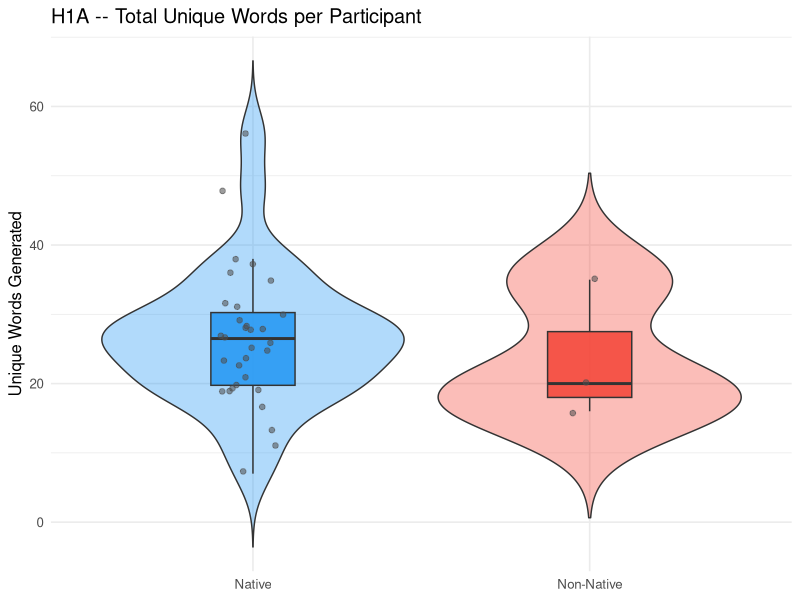
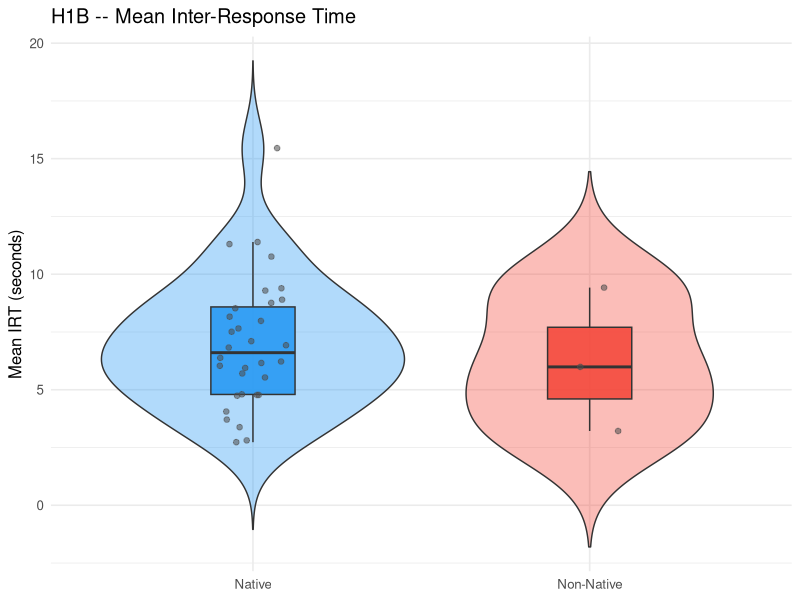
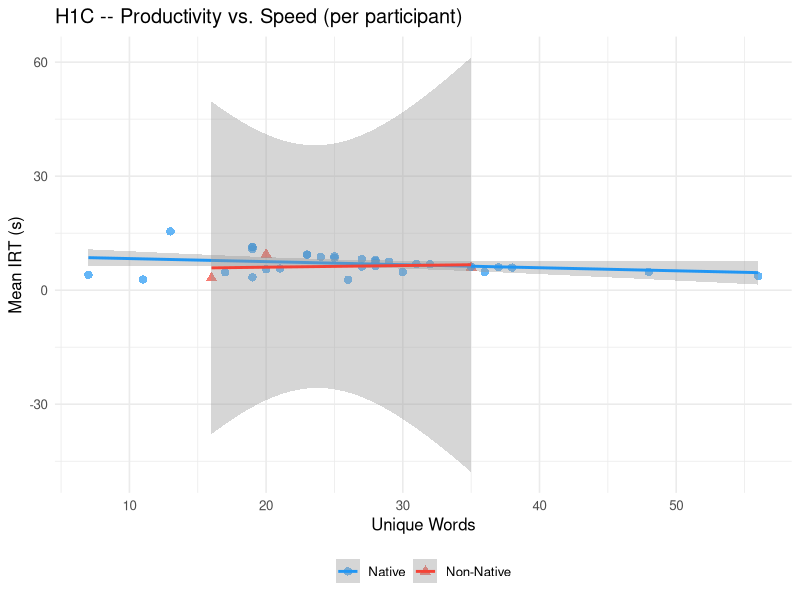
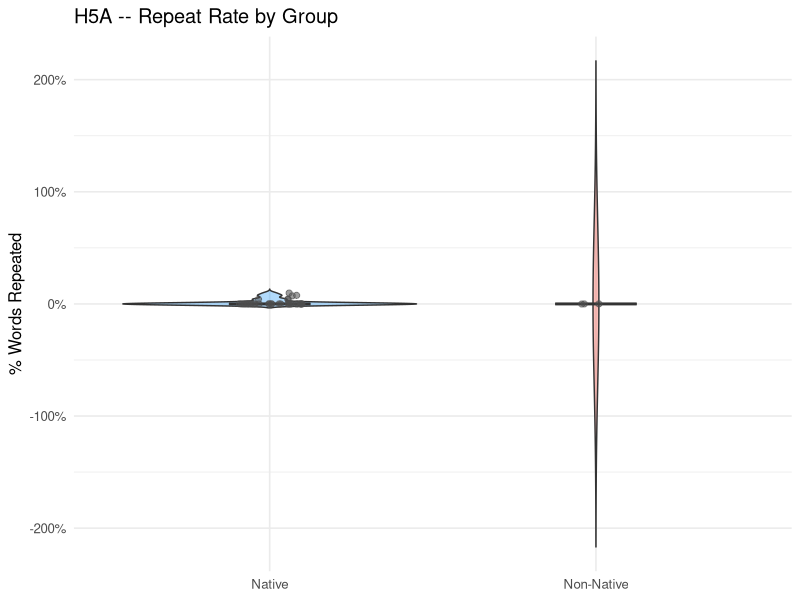
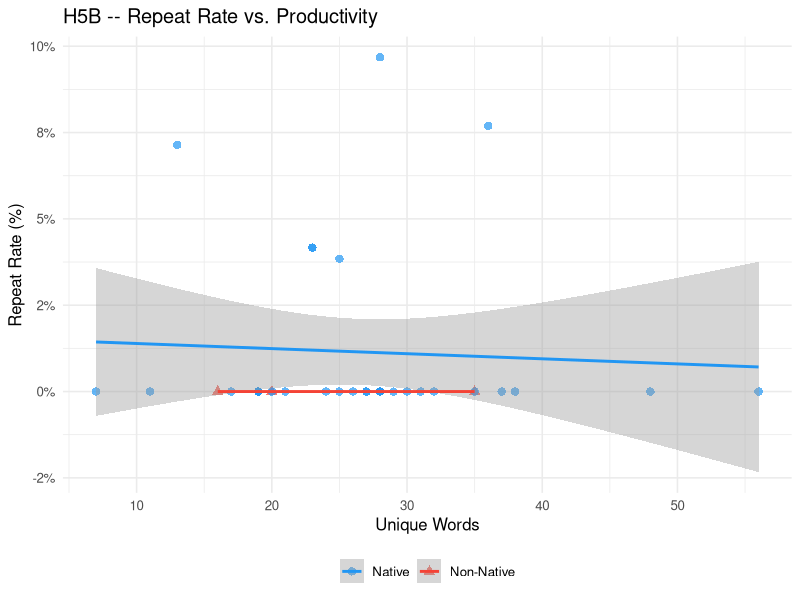
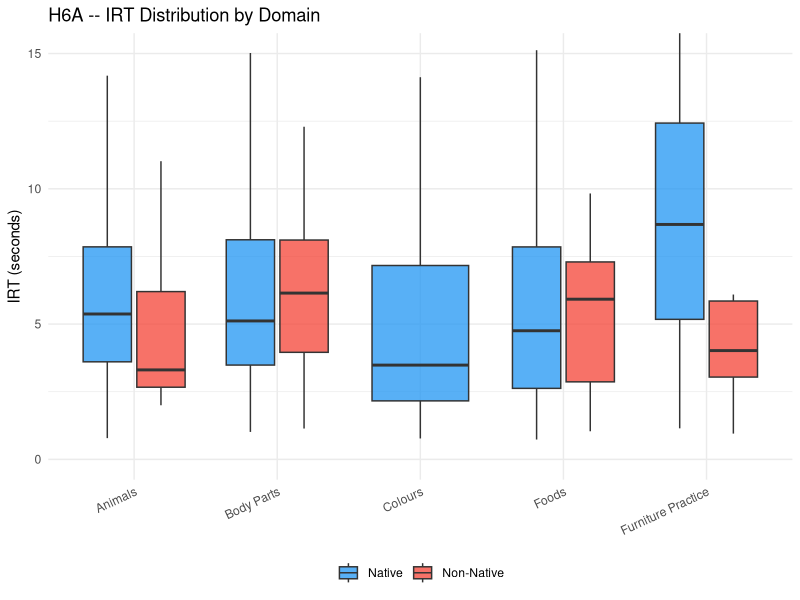
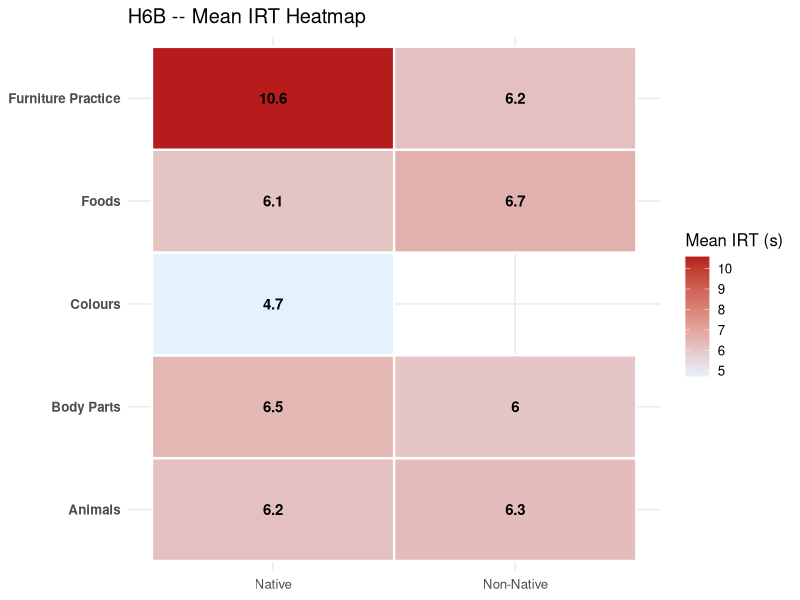
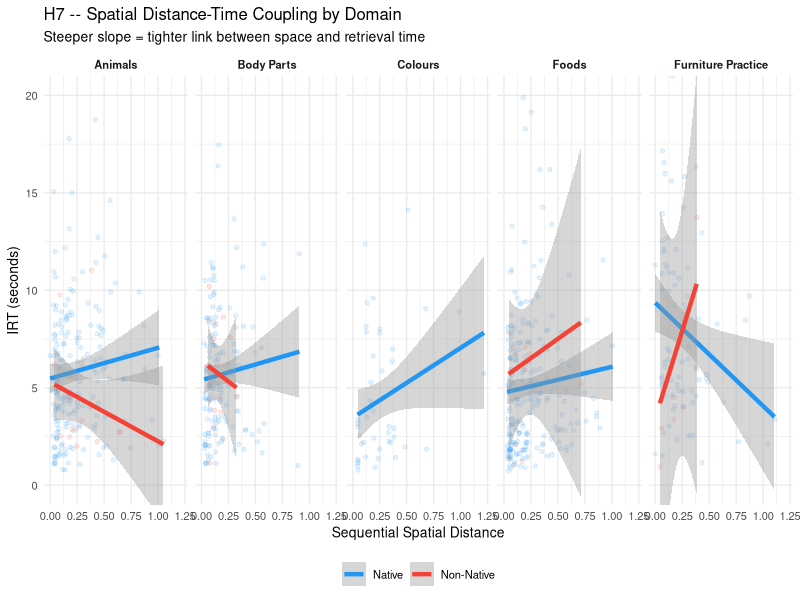

These figures' R source, in order:
## ---- chunk 1
knitr::opts_chunk$set(echo = TRUE, warning = FALSE, message = FALSE,
                      fig.align = "center")
## ---- chunk 2
# -- Libraries ------------------------------------------------------------------
library(dplyr)
library(readr)
library(stringr)
library(ggplot2)
library(scales)
library(tidyr)

# -- Load Data ------------------------------------------------------------------
df_raw <- read_csv("final_dataset.csv")

# -- Filters & Feature Engineering ---------------------------------------------
df <- df_raw %>%
  mutate(
    state_ut = str_trim(state_ut),
    language  = str_to_lower(str_trim(language))
  ) %>%
  filter(language != "english") %>%
  mutate(
    Native_Status = ifelse(
      state_ut %in% c("Kerala", "Telangana", "Andhra Pradesh"),
      "Non-Native", "Native"
    ),
    Native_Status = factor(Native_Status, levels = c("Native", "Non-Native"))
  ) %>%
  group_by(subject_id, domain) %>%
  mutate(
    tag          = row_number(),
    IRT_ms       = latency_ms,
    rt           = cumsum(latency_ms),
    Prev_X       = lag(x_norm),
    Prev_Y       = lag(y_norm),
    Seq_Distance = sqrt((x_norm - Prev_X)^2 + (y_norm - Prev_Y)^2)
  ) %>%
  ungroup()

# Shared colour palette (colour-blind friendly)
pal <- c("Native" = "#2196F3", "Non-Native" = "#F44336")
## ---- chunk 3
h1_data <- df %>%
  group_by(subject_id, Native_Status) %>%
  summarise(
    Unique_Words = n_distinct(word),
    Mean_IRT_s   = mean(IRT_ms, na.rm = TRUE) / 1000,
    .groups = "drop"
  )
## ---- chunk 4
ggplot(h1_data, aes(x = Native_Status, y = Unique_Words, fill = Native_Status)) +
  geom_violin(alpha = 0.35, trim = FALSE) +
  geom_boxplot(width = 0.25, outlier.shape = NA, alpha = 0.85) +
  geom_jitter(width = 0.1, size = 1.6, alpha = 0.55, colour = "grey30") +
  scale_fill_manual(values = pal) +
  theme_minimal(base_size = 12) +
  theme(legend.position = "none") +
  labs(title = "H1A -- Total Unique Words per Participant",
       y = "Unique Words Generated", x = NULL)
## ---- chunk 5
ggplot(h1_data, aes(x = Native_Status, y = Mean_IRT_s, fill = Native_Status)) +
  geom_violin(alpha = 0.35, trim = FALSE) +
  geom_boxplot(width = 0.25, outlier.shape = NA, alpha = 0.85) +
  geom_jitter(width = 0.1, size = 1.6, alpha = 0.55, colour = "grey30") +
  scale_fill_manual(values = pal) +
  theme_minimal(base_size = 12) +
  theme(legend.position = "none") +
  labs(title = "H1B -- Mean Inter-Response Time",
       y = "Mean IRT (seconds)", x = NULL)
## ---- chunk 6
ggplot(h1_data, aes(x = Unique_Words, y = Mean_IRT_s,
                    colour = Native_Status, shape = Native_Status)) +
  geom_point(size = 2.5, alpha = 0.7) +
  geom_smooth(method = "lm", se = TRUE, linewidth = 1) +
  scale_colour_manual(values = pal) +
  theme_minimal(base_size = 12) +
  theme(legend.position = "bottom") +
  labs(title = "H1C -- Productivity vs. Speed (per participant)",
       x = "Unique Words", y = "Mean IRT (s)",
       colour = NULL, shape = NULL)
## ---- chunk 7
h5_data <- df %>%
  group_by(subject_id, Native_Status) %>%
  summarise(
    Total_Words  = n(),
    Unique_Words = n_distinct(word),
    Repeat_Rate  = (Total_Words - Unique_Words) / Total_Words,
    .groups = "drop"
  )
## ---- chunk 8
ggplot(h5_data, aes(x = Native_Status, y = Repeat_Rate, fill = Native_Status)) +
  geom_violin(alpha = 0.35, trim = FALSE) +
  geom_boxplot(width = 0.25, outlier.shape = NA, alpha = 0.85) +
  geom_jitter(width = 0.1, size = 1.8, alpha = 0.55, colour = "grey30") +
  scale_y_continuous(labels = percent_format(accuracy = 1)) +
  scale_fill_manual(values = pal) +
  theme_minimal(base_size = 12) +
  theme(legend.position = "none") +
  labs(title = "H5A -- Repeat Rate by Group",
       y = "% Words Repeated", x = NULL)
## ---- chunk 9
ggplot(h5_data, aes(x = Unique_Words, y = Repeat_Rate,
                    colour = Native_Status, shape = Native_Status)) +
  geom_point(size = 2.5, alpha = 0.7) +
  geom_smooth(method = "lm", se = TRUE, linewidth = 1) +
  scale_colour_manual(values = pal) +
  scale_y_continuous(labels = percent_format(accuracy = 1)) +
  theme_minimal(base_size = 12) +
  theme(legend.position = "bottom") +
  labs(title = "H5B -- Repeat Rate vs. Productivity",
       x = "Unique Words", y = "Repeat Rate (%)",
       colour = NULL, shape = NULL)
## ---- chunk 10
h6_data <- df %>%
  mutate(IRT_s  = IRT_ms / 1000,
         domain = str_to_title(str_replace_all(domain, "-", " ")))

h6_mean <- h6_data %>%
  group_by(domain, Native_Status) %>%
  summarise(Mean_IRT_s = mean(IRT_s, na.rm = TRUE), .groups = "drop")
## ---- chunk 11
ggplot(h6_data, aes(x = domain, y = IRT_s, fill = Native_Status)) +
  geom_boxplot(outlier.shape = NA, alpha = 0.75) +
  coord_cartesian(ylim = c(0, 15)) +
  scale_fill_manual(values = pal) +
  theme_minimal(base_size = 11) +
  theme(axis.text.x = element_text(angle = 25, hjust = 1),
        legend.position = "bottom") +
  labs(title = "H6A -- IRT Distribution by Domain",
       y = "IRT (seconds)", x = NULL, fill = NULL)
## ---- chunk 12
ggplot(h6_mean, aes(x = Native_Status, y = domain, fill = Mean_IRT_s)) +
  geom_tile(colour = "white", linewidth = 0.8) +
  geom_text(aes(label = round(Mean_IRT_s, 1)), size = 3.8, fontface = "bold") +
  scale_fill_gradient(low = "#E3F2FD", high = "#B71C1C",
                      name = "Mean IRT (s)") +
  theme_minimal(base_size = 12) +
  theme(axis.text.y = element_text(face = "bold")) +
  labs(title = "H6B -- Mean IRT Heatmap",
       x = NULL, y = NULL)
## ---- chunk 13
h7_sub <- df %>%
  filter(!is.na(Seq_Distance), !is.na(IRT_ms)) %>%
  mutate(IRT_s = IRT_ms / 1000)

ggplot(h7_sub, aes(x = Seq_Distance, y = IRT_s, colour = Native_Status)) +
  geom_point(alpha = 0.12, size = 1.2) +
  geom_smooth(method = "lm", se = TRUE, linewidth = 1.5) +
  coord_cartesian(ylim = c(0, 20)) +
  scale_colour_manual(values = pal) +
  facet_wrap(~ str_to_title(str_replace_all(domain, "-", " ")), nrow = 1) +
  theme_minimal(base_size = 10) +
  theme(legend.position = "bottom",
        strip.text = element_text(face = "bold")) +
  labs(
    title = "H7 -- Spatial Distance-Time Coupling by Domain",
    subtitle = "Steeper slope = tighter link between space and retrieval time",
    x = "Sequential Spatial Distance", y = "IRT (seconds)", colour = NULL
  )
## ---- chunk 14
h8_data <- df %>%
  filter(!is.na(Seq_Distance), tag > 1) %>%
  mutate(
    Movement_Type = ifelse(Seq_Distance > 0.4,
                           "Cluster Switch (Large Jump)",
                           "Within-Cluster (Small Jump)"),
    IRT_s = IRT_ms / 1000
  )

h8_prop <- df %>%
  filter(!is.na(Seq_Distance), tag > 1) %>%
  group_by(subject_id, Native_Status) %>%
  summarise(
    Big_Jump_Prop = mean(Seq_Distance > 0.4, na.rm = TRUE),
    .groups = "drop"
  )
## ---- chunk 15
ggplot(h8_data, aes(x = Movement_Type, y = IRT_s, fill = Native_Status)) +
  geom_boxplot(outlier.shape = NA, alpha = 0.8) +
  coord_cartesian(ylim = c(0, 15)) +
  scale_fill_manual(values = pal) +
  theme_minimal(base_size = 12) +
  theme(legend.position = "bottom") +
  labs(title = "H8A -- Exit Pause by Movement Type",
       x = NULL, y = "IRT (s)", fill = NULL)
## ---- chunk 16
ggplot(h8_prop, aes(x = Native_Status, y = Big_Jump_Prop, fill = Native_Status)) +
  geom_violin(alpha = 0.35, trim = FALSE) +
  geom_boxplot(width = 0.25, outlier.shape = NA, alpha = 0.85) +
  scale_y_continuous(labels = percent_format(accuracy = 1)) +
  scale_fill_manual(values = pal) +
  theme_minimal(base_size = 12) +
  theme(legend.position = "none") +
  labs(title = "H8B -- Proportion of Large Spatial Jumps",
       x = NULL, y = "% Large Spatial Jumps")
